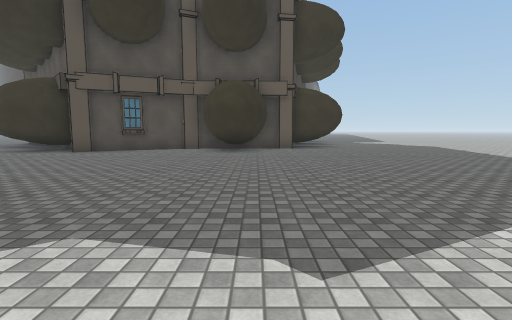
view 1 (above)

24 first-person views from a walk through a 3-D level made in the Unity game engine. The camera is 1.3 m above the floor, tilts 6° down and sees 85° across. The floor is counted in squares, 2 m on a side. Each view is taken from the middle of a square. On the plan, view 1 faces up. The plan holds only what a view shows up to about 9 squares ahead; the rest is blank. The place goes on beyond the plan. The player is left out. Some surface patterns are stand-ins.

view 2
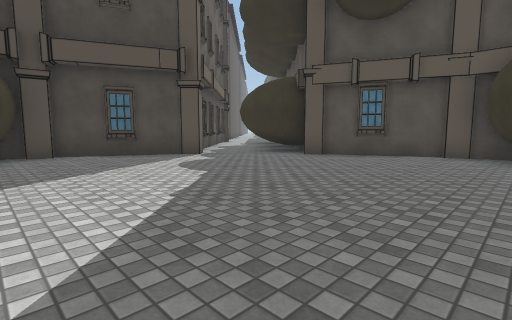

view 3
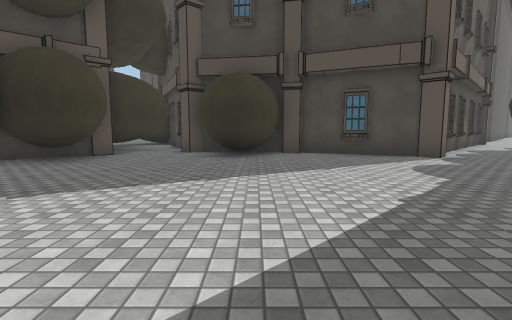

view 4
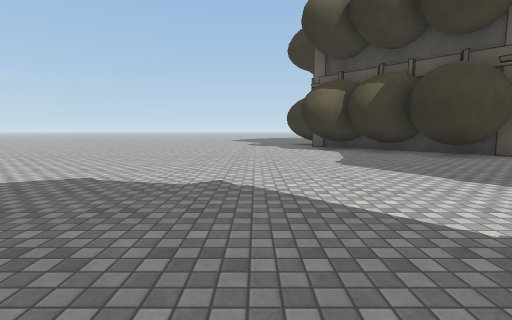

view 5
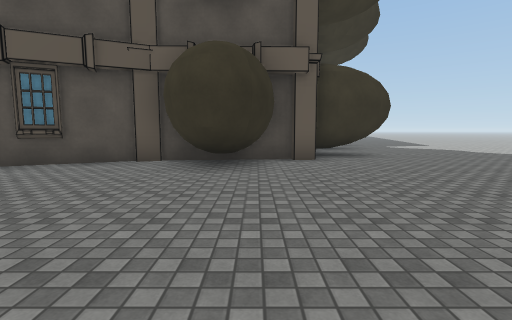

view 6
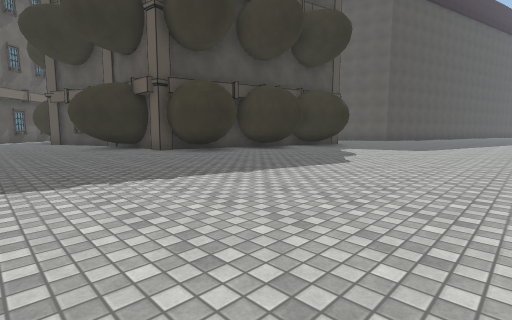

view 7
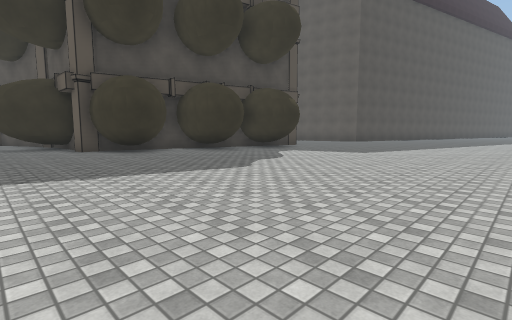

view 8
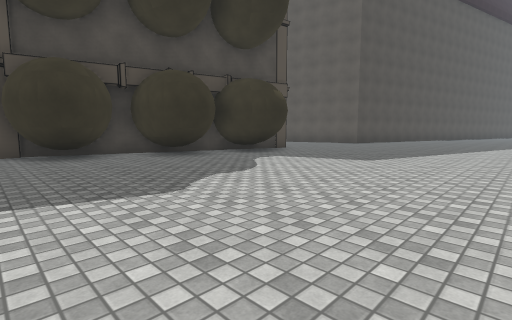

view 9
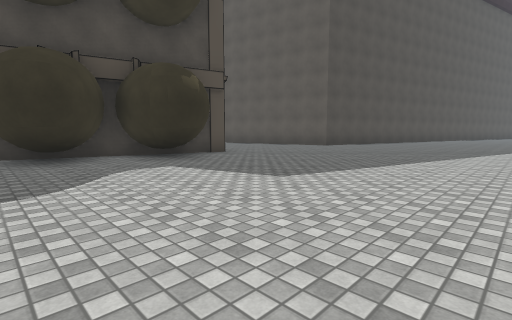

view 10
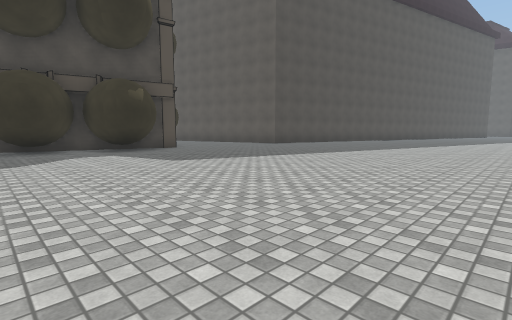

view 11
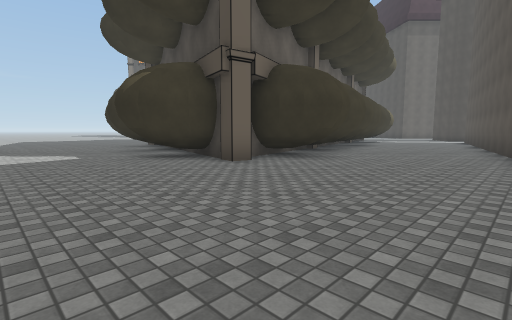

view 12
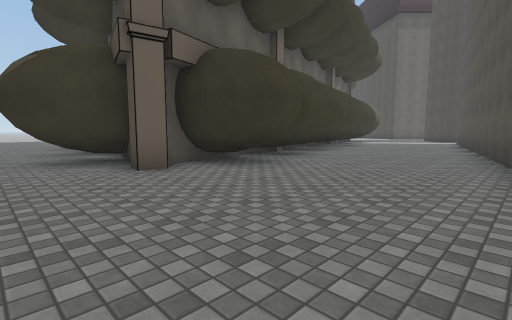

view 13
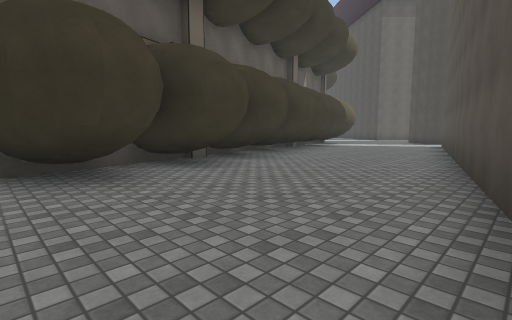

view 14
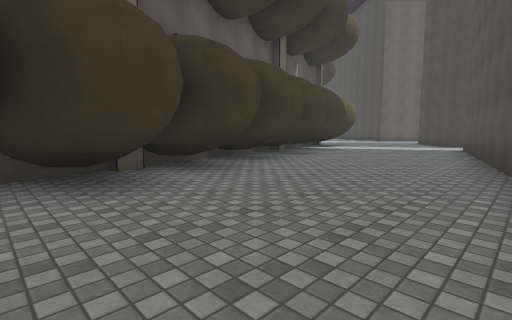

view 15
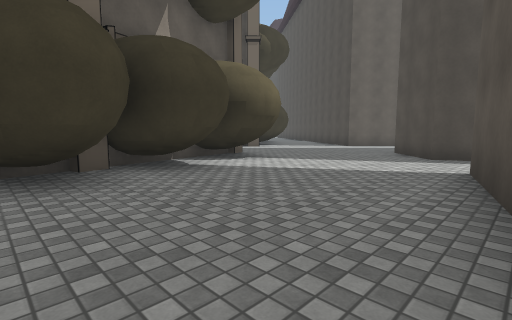

view 16
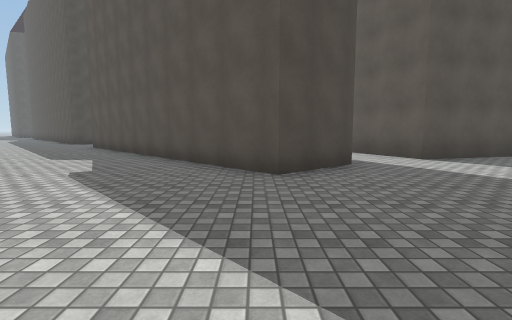

view 17
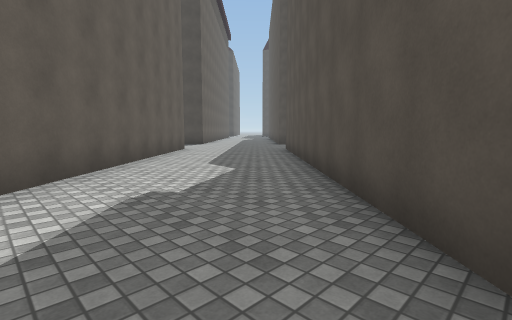

view 18
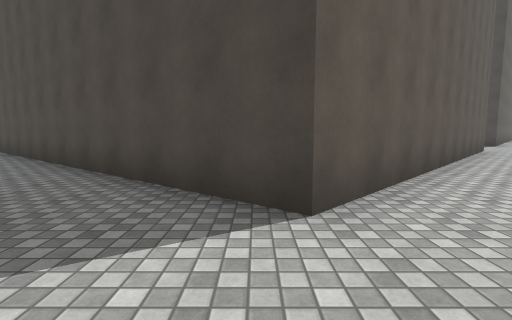

view 19
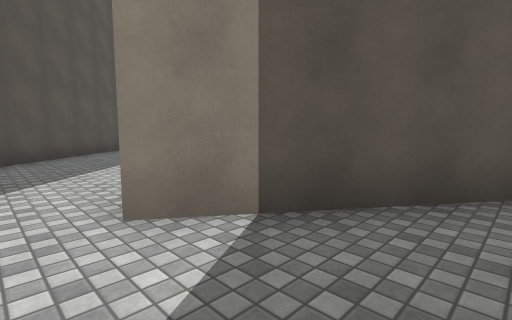

view 20
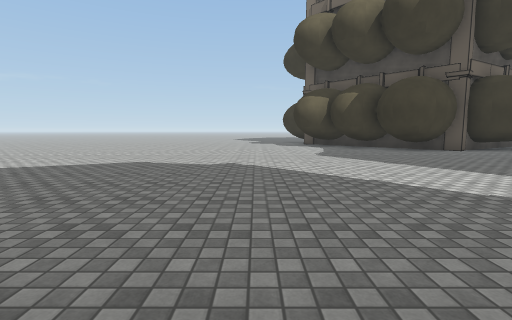

view 21
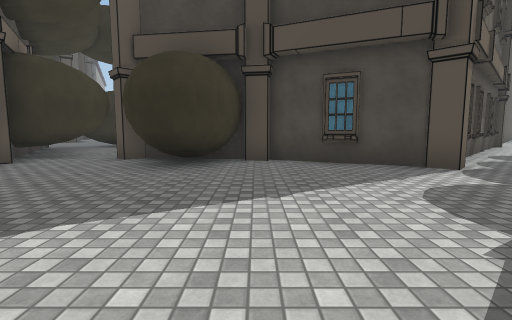

view 22
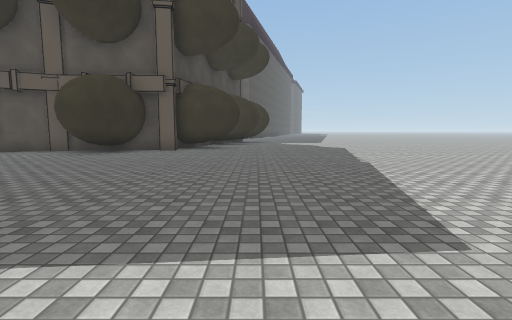

view 23
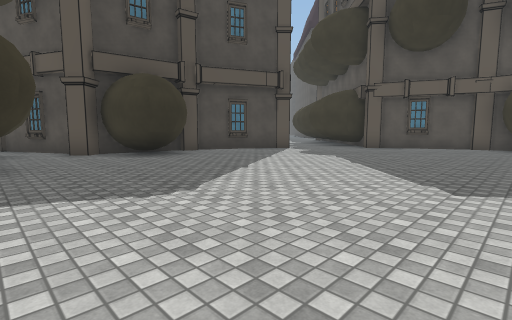

view 24
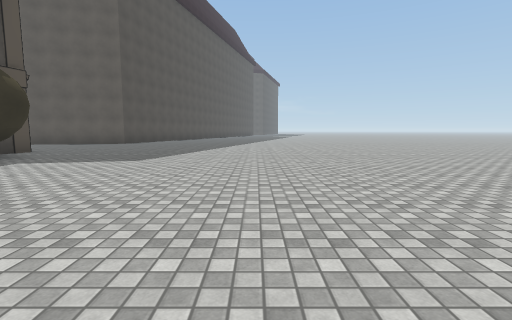

### Floor plan
Key: @ floor where view 1 was taken; # wall or solid block; . floor; P pillar.
Columns run from 26 left of view 1 to 15 right of it. Each row starts with its distance up from view 1.
 23 .......##             #### .............
 22 ..#.....##    ##  #####.................
 21 .###.....##  ..####.....................
 20 .# ##.....###...........................
 19 ##  ##.....##............####.............
 18      ##..............#.######P............
 17       ##.........########## ###...........
 16        ##......########     ###...........
 15         #...... ###         ##............
 14        ##...                ##...........
 13       ##..                 ###..........
 12      ##..                  ###.........
 11     ##..                  ####........
 10     #..       #..     ##P##P..........
  9    ##.        ##..###P#..##...........
  8    #.          ##.....................
  7                 ##...................
  6                  #P..................
  5                  #.................
  4                  #................
  3                 ##...............
  2                 ###.............
  1                 ###............
  0                # .........@.....
 -1                ##...............
 -2                ######...........
 -3                #######..........

Positions as (right, up) in squares from view 1, and headings:
1: (0, 0), facing up
2: (-1, 2), facing up-left
3: (-1, 2), facing left
4: (-2, 5), facing down
5: (0, 4), facing up
6: (10, 6), facing up-left
7: (11, 8), facing up-left
8: (10, 10), facing up-left
9: (10, 13), facing up-left
10: (13, 13), facing up-left
11: (7, 23), facing down-left
12: (5, 23), facing down-left
13: (2, 23), facing down-left
14: (0, 22), facing down-left
15: (-6, 21), facing down-left
16: (-15, 14), facing up
17: (-15, 17), facing up-left
18: (-15, 15), facing left
19: (-26, 23), facing down-right
20: (-2, 7), facing down
21: (-3, 3), facing left
22: (4, 1), facing up
23: (-1, -2), facing up-left
24: (10, 10), facing up
